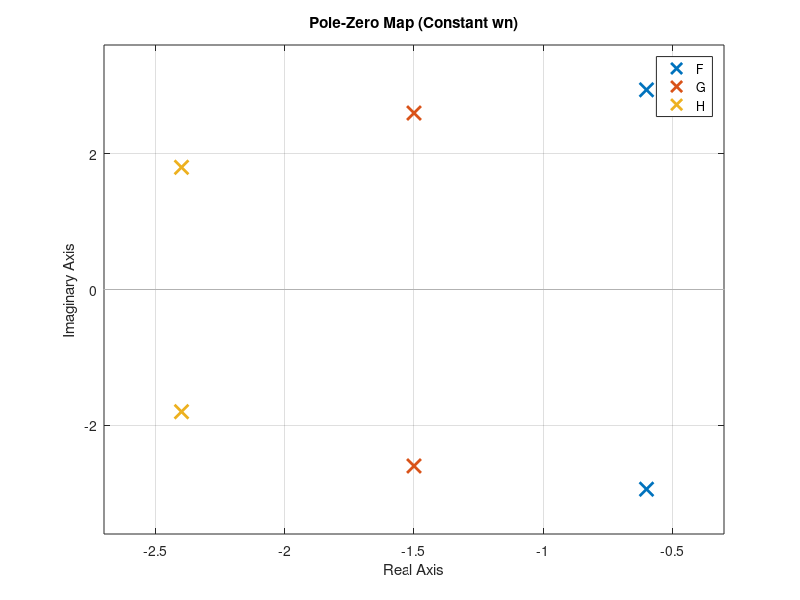
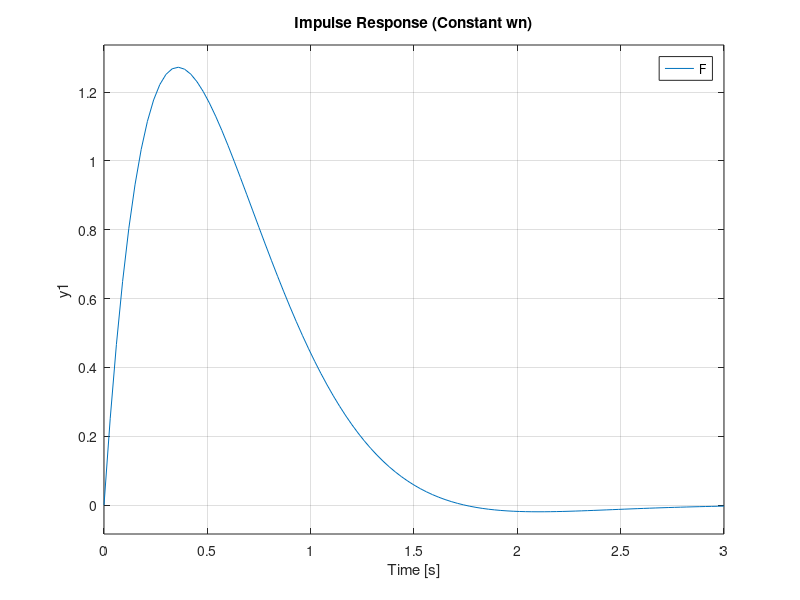
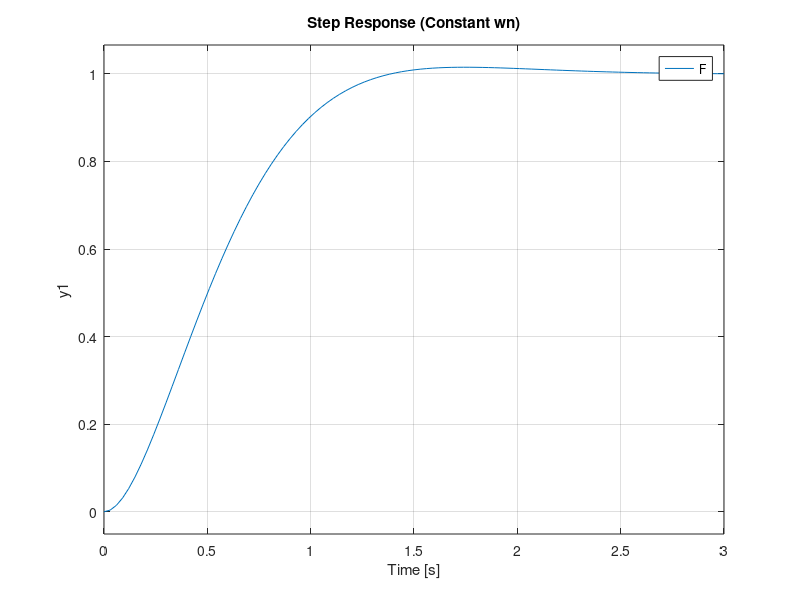

These charts were generated, in order, by the following MATLAB code: (Note: this script raises an error after producing the figures.)
% Constant wn = 3

F = tf([9],[1 1.2 9]);
G = tf([9],[1 3 9]);
H = tf([9],[1 4.8 9]);

% Pole-Zero Map
figure;
pzmap(F,G,H);
legend('F','G','H');
title('Pole-Zero Map (Constant wn)');
grid on;

% Impulse Response
figure;
impulse(F); hold on;
impulse(G);
impulse(H);
legend('F','G','H');
title('Impulse Response (Constant wn)');
grid on;
hold off;

% Step Response
figure;
step(F); hold on;
step(G);
step(H);
legend('F','G','H');
title('Step Response (Constant wn)');
grid on;
hold off;

% Step Information
disp('Step Info F'); stepinfo(F)
disp('Step Info G'); stepinfo(G)
disp('Step Info H'); stepinfo(H)
